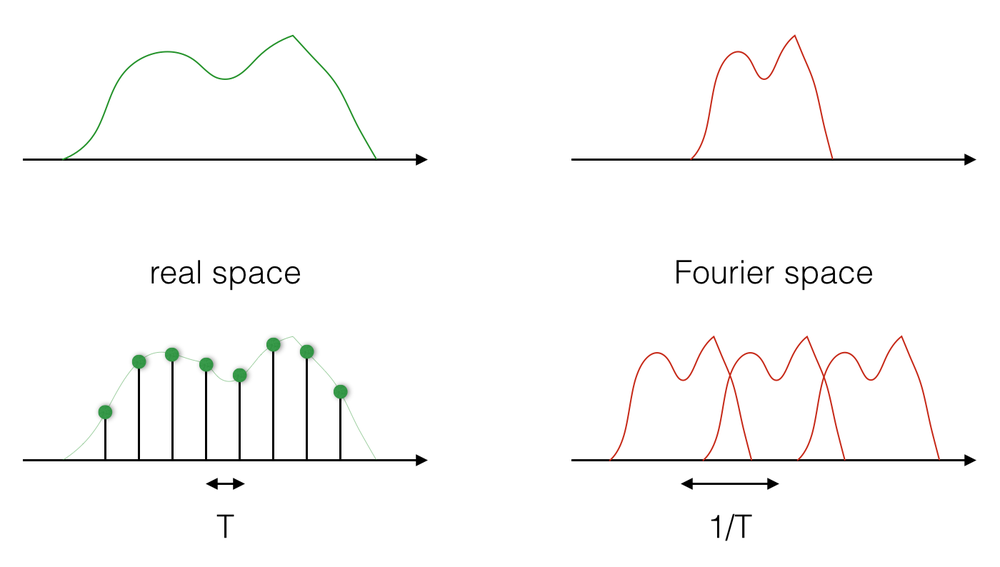
#> input picture src/sampling.png, 1000 x 567 px, shrunk from 1400 x 794 before the run
$ jupyter execute --allow-errors FFT_sampling.ipynb
#> lines starting #> are read from the running program, lines starting #| are printed output that depends on the picture
[cell 1]
import matplotlib.image as mpimg
import matplotlib.pyplot as plt

# Sampling and aliasing

Something that should have been obvious so far is that the data we have been using are discrete. You can think of them as "samples" from a continuous underlying data. Here we examine the effect of sampling continuous data, in terms of the FFT, and in terms of trying to reconstruct a "true" continuous object from samples or samples of its FFT.

The most important fact about sampling is this: taking samples in real space is the same as repeating the Fourier transform periodically, and the period of repetition is the inverse of the sampling period. Read this again to make sure you understand it. Perhaps the picture below can help:

[cell 2]
plt.figure(figsize=(20,11))
image = mpimg.imread("sampling.png")
#> image is the input picture: shape (567, 1000, 3) float32; mean R, G, B 0.983, 0.982, 0.98
imgplot = plt.imshow(image)
plt.show()

And the image below shows that it is also true the other way round:

[cell 3]
plt.figure(figsize=(20,11))
image = mpimg.imread("sampling2.png")
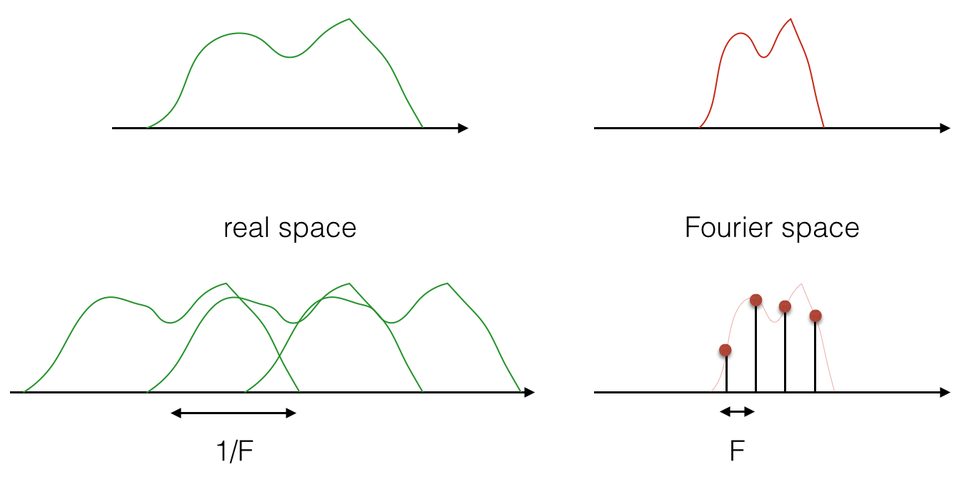
#> input picture src/sampling2.png, 964 x 477 px, shrunk from 1350 x 668 before the run
#> image is the input picture: shape (477, 964, 3) float32; mean R, G, B 0.981, 0.982, 0.98
imgplot = plt.imshow(image)
plt.show()

Now, the above is true in general for the Fourier transform. But in signal processing and the world of discrete data, we are doing a discrete Fourier transform with the FFT. So in practice, both the real and the Fourier domains are given by samples. This means that they are both sampled, and they are both repeated! See the figure below:

[cell 4]
plt.figure(figsize=(20,11))
image = mpimg.imread("sampling3.png")
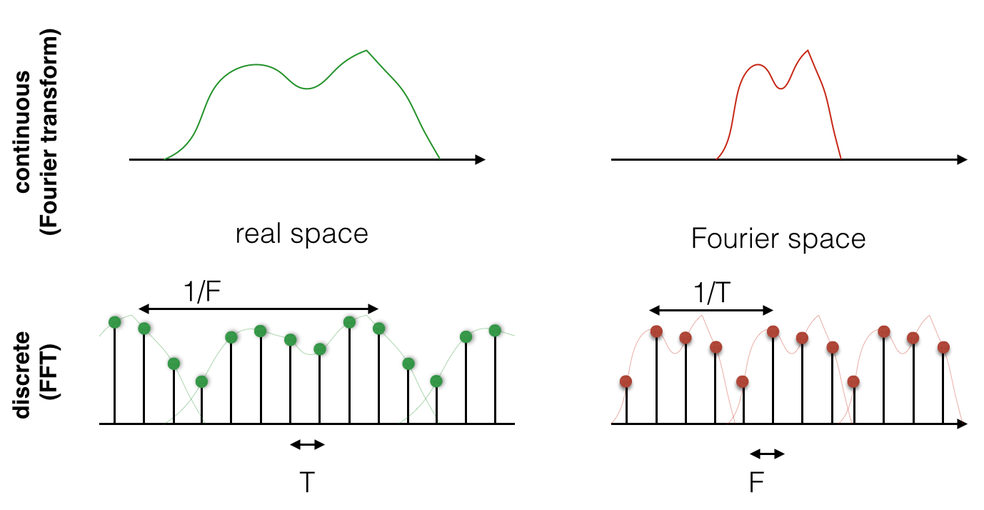
#> input picture src/sampling3.png, 984 x 510 px, shrunk from 1378 x 714 before the run
#> image is the input picture: shape (510, 984, 3) float32; mean R, G, B 0.967, 0.967, 0.965
imgplot = plt.imshow(image)
plt.show()

Now, when you run an FFT in Numpy, the repeating pattern is not apparent. That is because the FFT algorithm implicitly considers the signal and its FFT to be periodic (i.e. repeating) and only gives you one period.

How does the above information help us understand sampling? Well, let's simulate a simple signal that consists of the superposition of two cosine functions. We will simulate this signal at high sampling rate (as if it was continuous), and see what happens when we downsample it. Begin by generating the signal:

[cell 5]
import numpy as np
import matplotlib.pyplot as plt

freq1 = 5.0      # freq in Hz
freq2 = 1.0      # freq in Hz
samp  = 1000.0   # sampling rate in Hz

t = np.arange(0,1,1/samp)  # time (1s of data)
N = len(t)                 # store the number of time points

x = np.cos(2*np.pi*freq1*t) + .5*np.cos(2*np.pi*freq2*t)  # the signal equation
plt.figure()
plt.plot(t,x,'.-')
plt.show()
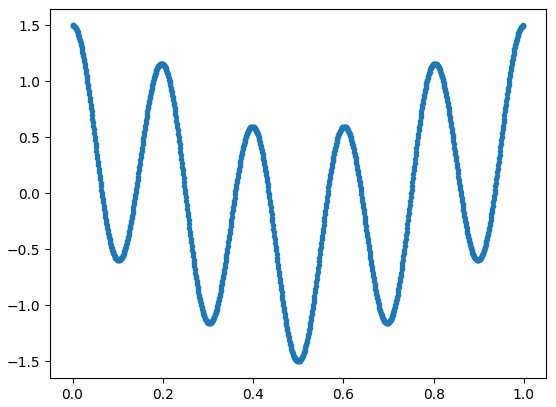
#> figure drawn by matplotlib, 1 panel; curve peaks at x = 0, y = 1.5

Now remember: this signal is assumed by the FFT to be periodic, so even though it has finite duration, it will be treated by the FFT as if it were repeating, and therefore as if it were a true cosine function.

Let's see what happens when we take subsamples from this signal (make sure you understand all the code below):

[cell 6]
F = 50.0         # sub-sampling frequency (Hz)
T = 1/F          # sub-sampling period (sec)
n = int(N*T)     # sub-sampling period (in samples)

z = x[::n]         # sub-sampled signal
y = np.fft.fft(z)  # fft of sub-sampled signal

subN = len(z)  # length of sub-sampled signal


f = np.linspace(0,subN-1,subN)  # vector of frequencies for plotting

plt.plot(f[:subN//2], np.abs(y[:subN//2])) # plot powerspectrum as before
plt.show()
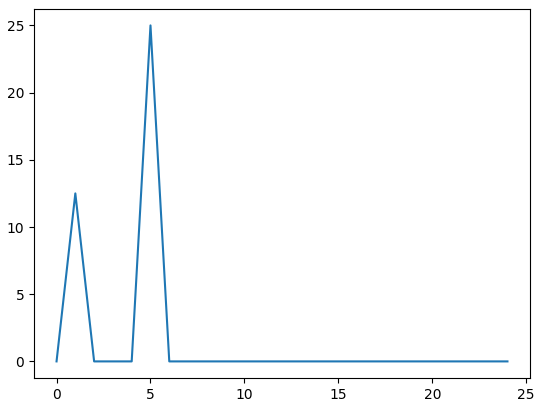
#> figure drawn by matplotlib, 1 panel; curve peaks at x = 5, y = 25

Now change the frequency of sub-sampling and see what happens to the fourier transform.

You should be able to see that as soon as you drop below 10Hz, you loose the peak at 5Hz in the powerspectrum.

Try to use the ifft function to reconstruct the signal from its fft and compare it to the almost continuous version. Example

------------------------------------------------------------------------------------------------------------------------------

# Filtering

Here we will implement a simple linear filter using convolution and the Fourier transform.

Recall that convolution in real space is the same as multiplication in Fourier space, and vice versa. But convolution is more difficult to implement than multiplication, so often it is a good idea to do a Fourier transform of the signal and of the filter, then multiply the two FFTs together, and then do an inverse FFT.

Let's first design a filter. We are going to do this in 2D, so load the cat image if you haven't done that yet.

Now let's create a "moving average" filter (also called the mean filter). This means a box that we are going to run through the image and take local averages.

[cell 7]
siz = [3, 3]   # 3x3 box. You can play with changing this
box = np.ones(siz)/9

Now we could create a loop through all the image and for each pixel of the image replace the value by the weighted average within the small box.

Instead, we are going to do this via a Fourier transform.
First, let's calculate the Fourier transform of the image and the filter:

[cell 8]
import matplotlib.image as mpimg
import matplotlib.cm as cm

dir='C:/Users/dario/Dropbox/Università/Digital_data_analysis/2020-2021/FFT_sampling/'
#> (the rest of this cell did not finish here and is left out)

Let's now design another type of filter: an edge detection filter. The simplest such filter is to do a derivative, which in discrete terms is simply the difference between adjacent pixels.

Here are simple finite difference filters:

[cell 9]
box = [[-1, 1]]          # along x-dimension
#> box = [[-1, 1]]
box = [[-1],[ 1]]        # along y-dimension
box = [[-1, 0, 1]]       # a slightly better filter along x
box = [[-1],[ 0],[ 1]]   # a slightly better filter along y
